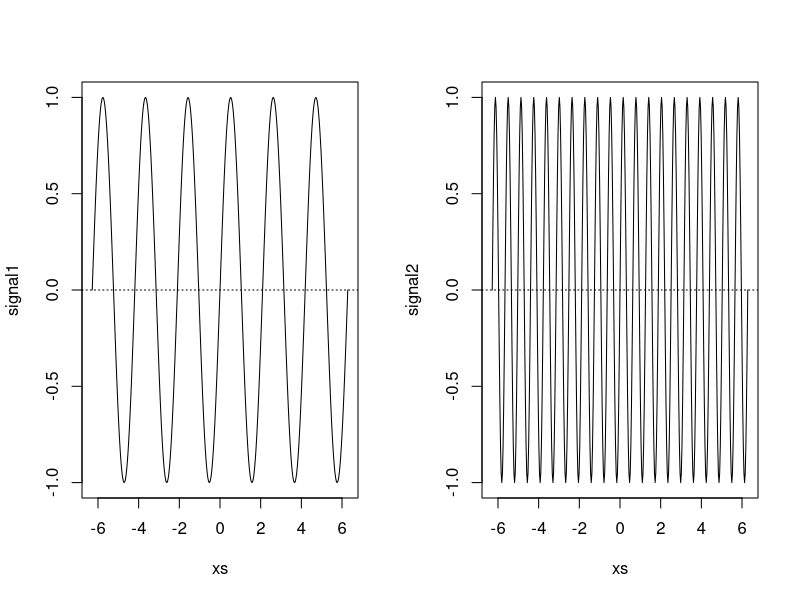
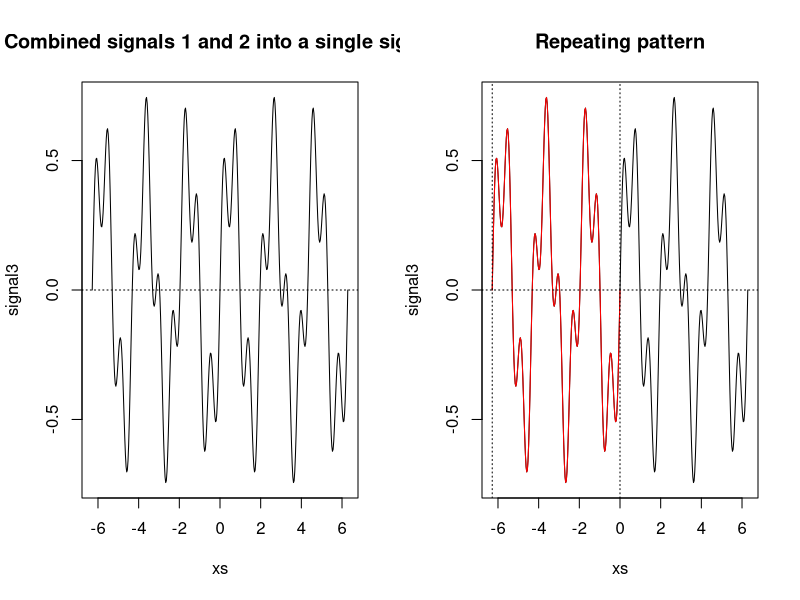
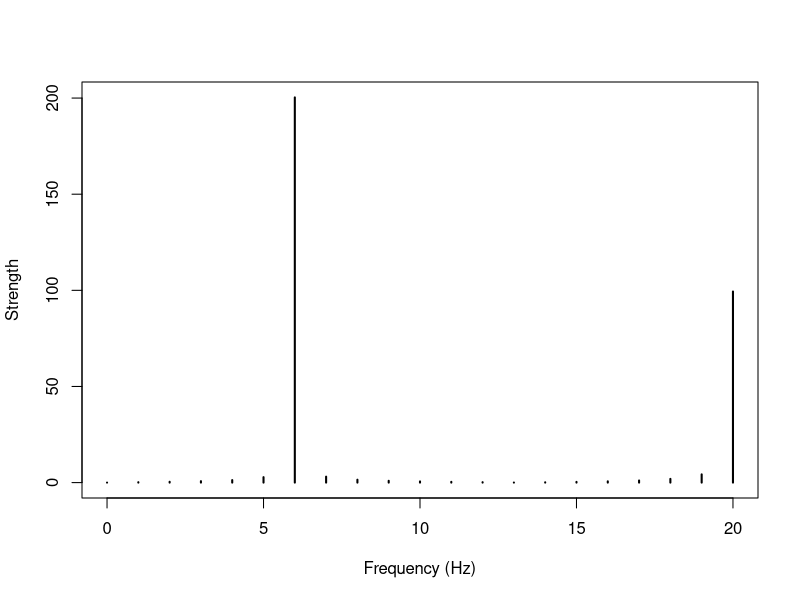
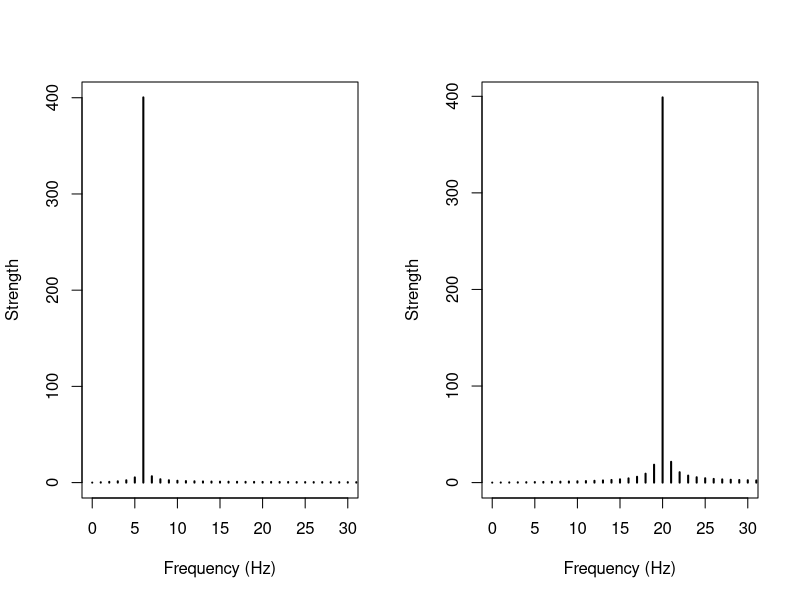

The R source for these figures, in order:
# Build two time-series, each time series being a sinusoid with different frequencies
# Inspired by an example found online:: http://www.di.fc.ul.pt/~jpn/r/fourier/fourier.html 


xs <- seq(-2*pi,2*pi,pi/100) # create a sequence of numbers; this will be used to 'sample' the time series at those points
signal1 <- sin(3*xs) # signal1
signal2 <- sin(10*xs) # signal2
par(mfrow = c(1, 2)) # set graphical parameters; don't worry about it:: Basically I use that to have in a single figure both signals (see the following two lines of code)
plot(xs, signal1, type="l",ylim=c(-1,1)); abline(h=0,lty=3)
plot(xs, signal2, type="l",ylim=c(-1,1)); abline(h=0,lty=3)


# Bring both signals we have created together to create a new signal 
signal3 <- 0.5 * signal1 + 0.25 * signal2
plot(xs, signal3,type="l"); title("Combined signals 1 and 2 into a single signal"); abline(h=0,lty=3)

repeat.xs     <- seq(-2*pi,0,pi/100)
signal3.repeat <- 0.5*sin(3*repeat.xs) + 0.25*sin(10*repeat.xs)
plot(xs, signal3,type="l"); title("Repeating pattern")
points(repeat.xs, signal3.repeat,type="l",col="red"); abline(h=0,v=c(-2*pi,0),lty=3)

# ================================================================
#         ***********   Define function which will compute and plot the spectrum **********
plot.frequency.spectrum <- function(X.k, xlimits=c(0,length(X.k))) {
  plot.data  <- cbind(0:(length(X.k)-1), Mod(X.k))
  plot.data[2:length(X.k),2] <- 2*plot.data[2:length(X.k),2] 
  
  plot(plot.data, t="h", lwd=2, main="", 
       xlab="Frequency (Hz)", ylab="Strength", 
       xlim=xlimits, ylim=c(0,max(Mod(plot.data[,2]))))
}

# ================================================================
#         ***********   Apply the Fourier transform  **********
# ================================================================

par(mfrow = c(1, 1))
signal3_FT_domain <- fft(signal3); plot.frequency.spectrum(signal3_FT_domain, xlimits=c(0,20))

par(mfrow = c(1, 2)) # set graphical parameters; don't worry about it:: Basically I use that to have in a single figure both signals (see the following two lines of code)
signal1_FT_domain <- fft(signal1); plot.frequency.spectrum(signal1_FT_domain, xlimits=c(0,30))
signal2_FT_domain <- fft(signal2); plot.frequency.spectrum(signal2_FT_domain, xlimits=c(0,30))


